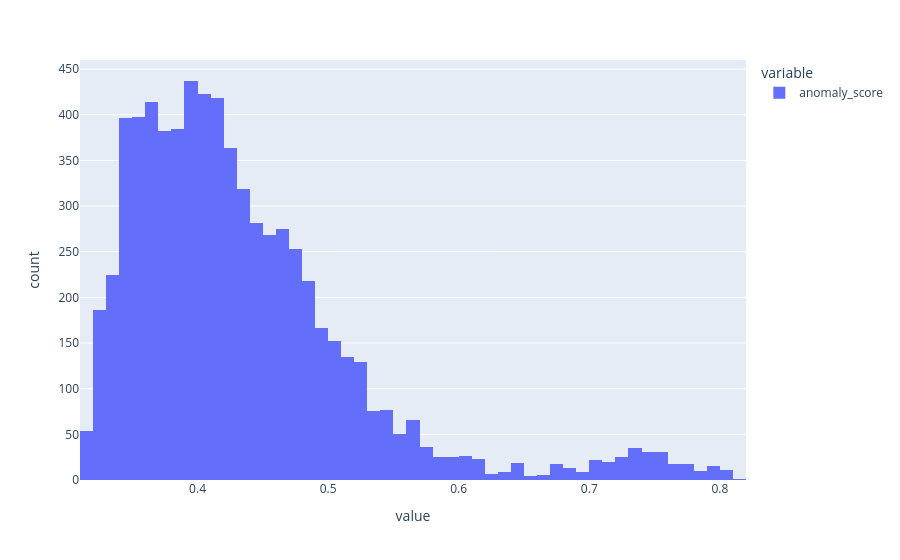

The notebook cell saved with this chart:
### Markdown cell above
# Isolation Forest Model

### Code cell
iforest = IForestModel(fit_scope="global", contamination=0.02, feature_cols=pref_feat_exp[1][1])
iforest_day_scores = iforest.score_anomalies(feat_ds, level="day", day_agg_stat="p90")
px.histogram(iforest_day_scores.df["anomaly_score"])

### Figure 1 — Plotly figure (JSON) as saved in the notebook; plotly's stock layout.template omitted (floating-point values rounded to 4 significant figures; data arrays with more than 128 entries replaced by an {"elided": "..."} marker saying what was removed)
{"data": [{"bingroup": "x", "hovertemplate": "variable=anomaly_score<br>value=%{x}<br>count=%{y}<extra></extra>", "legendgroup": "anomaly_score", "marker": {"color": "#636efa", "pattern": {"shape": ""}}, "name": "anomaly_score", "orientation": "v", "showlegend": true, "type": "histogram", "x": {"elided": "7000 float values"}, "xaxis": "x", "yaxis": "y"}], "layout": {"barmode": "relative", "legend": {"title": {"text": "variable"}, "tracegroupgap": 0}, "margin": {"t": 60}, "xaxis": {"anchor": "y", "domain": [0, 1], "title": {"text": "value"}}, "yaxis": {"anchor": "x", "domain": [0, 1], "title": {"text": "count"}}}}
